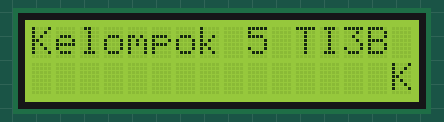
A sketch run on a simulated Arduino Uno, built with avr-gcc and run on an emulated ATmega328P. Parts: 16×2 character LCD.

Above: at 0.49 s.
At 1.29 s:
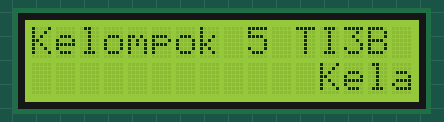
At 2.09 s:
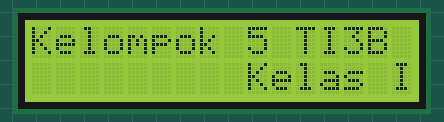
At 3.68 s:
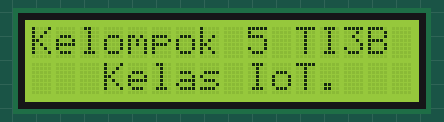
At 5.24 s:
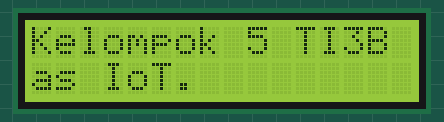
At 6.9 s:
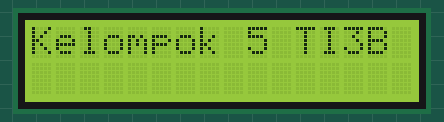

Measured:
- by itself, everything shown: repeats every 7.1 s, in 26 steps
- what the display in image 5 shows lasts 0.5 s, from 6.9 s to 7.4 s

The sketch:

LCD_Praktikum2.ino
```cpp
#include <LiquidCrystal_I2C.h>
LiquidCrystal_I2C lcd(0x27, 16, 2);

void setup() {
lcd.init();
lcd.backlight();
lcd.home();
}

void scrollText(int row, String message, int delayTime, int lcdColumns)
{
for (int i = 0; i < lcdColumns; i++)
{
message = " " + message;
}
message = message + " ";
for (int pos = 0; pos < message.length(); pos++)
{
lcd.setCursor(0, row);
lcd.print(message.substring(pos, pos + lcdColumns));
delay(delayTime);
}
}

void loop() {
  lcd.home();
lcd.print("Kelompok 5 TI3B");
scrollText(1, "Kelas IoT.", 250, 16);
}
```
